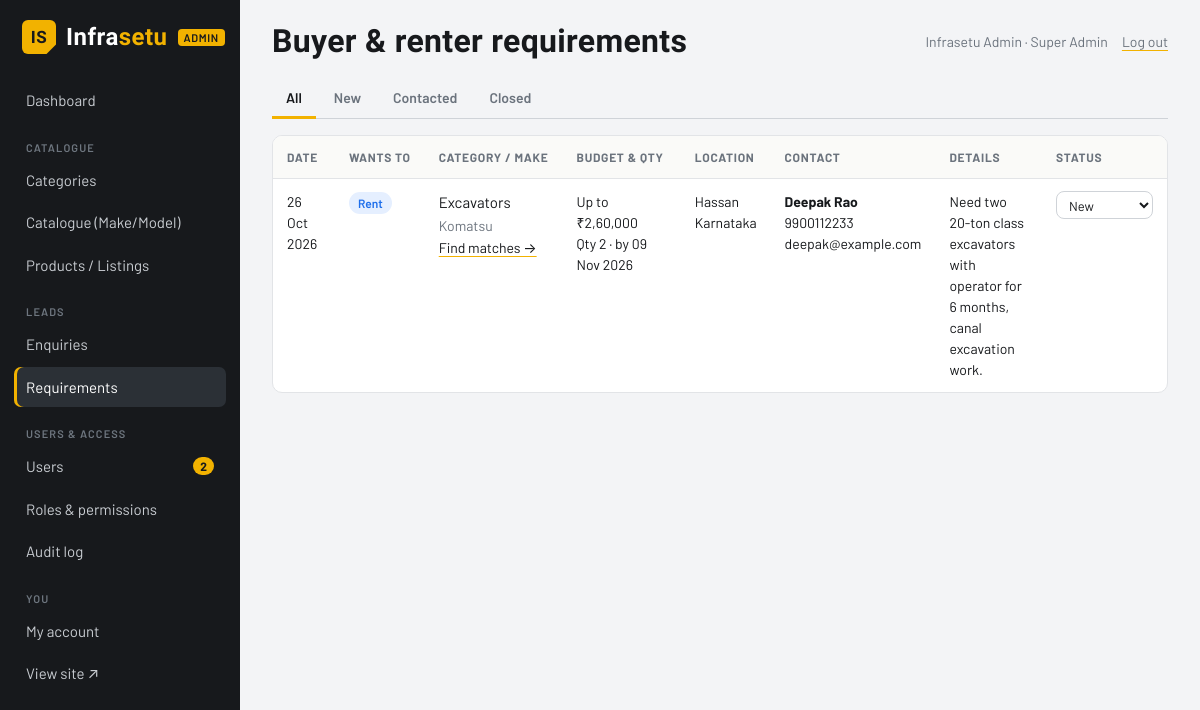
The app's page /admin/requirements (signed in) with its own data.
### models.py (models this page shows, shortened)
class TimestampMixin:
    created_at = db.Column(db.DateTime, default=datetime.utcnow, nullable=False)
    updated_at = db.Column(db.DateTime, default=datetime.utcnow, onupdate=datetime.utcnow, nullable=False)

class User(TimestampMixin, db.Model):
    __tablename__ = "users"
    id = db.Column(db.Integer, primary_key=True)
    name = db.Column(db.String(120), nullable=False)
    email = db.Column(db.String(160), unique=True, nullable=False, index=True)
    phone = db.Column(db.String(20), nullable=False)
    company = db.Column(db.String(160))
    password_hash = db.Column(db.String(255), nullable=False)
    role = db.Column(db.String(20), default="user", nullable=False)
    is_active = db.Column(db.Boolean, default=True, nullable=False)  # False = suspended
    account_type = db.Column(db.String(20), default="buyer", nullable=False, index=True)
    business_type = db.Column(db.String(60))  # buyer / seller sub-type
    state = db.Column(db.String(60))
    city = db.Column(db.String(80))
    gstin = db.Column(db.String(15))
    pan = db.Column(db.String(10))
    verification_status = db.Column(db.String(20), default="not_submitted", nullable=False)
    verification_note = db.Column(db.String(255))
    verified_at = db.Column(db.DateTime)
    verified_by_id = db.Column(db.Integer)
    last_login_at = db.Column(db.DateTime)
    failed_logins = db.Column(db.Integer, default=0, nullable=False)
    locked_until = db.Column(db.DateTime)
    password_changed_at = db.Column(db.DateTime)
    products = db.relationship("Product", back_populates="user", lazy="dynamic")
    roles = db.relationship("Role", secondary="user_roles", back_populates="users", lazy="selectin",
                            order_by="Role.name")
    partner_profile = db.relationship("PartnerProfile", back_populates="user", uselist=False,
                                      cascade="all, delete-orphan")
    @property
    def permissions(self):
        if any(r.slug == "super_admin" for r in self.roles):
            return set(PERMISSIONS)
        return set().union(*(r.codes for r in self.roles)) if self.roles else set()
    def has_permission(self, code):
        return bool(self.is_active) and code in self.permissions

class Requirement(db.Model):
    __tablename__ = "requirements"
    id = db.Column(db.Integer, primary_key=True)
    user_id = db.Column(db.Integer, db.ForeignKey("users.id"))
    intent = db.Column(db.String(10), nullable=False)  # buy | rent
    category_id = db.Column(db.Integer, db.ForeignKey("categories.id"), nullable=False)
    manufacturer = db.Column(db.String(120))
    budget_max = db.Column(db.Numeric(14, 2))
    state = db.Column(db.String(60), nullable=False)
    city = db.Column(db.String(80), nullable=False)
    quantity = db.Column(db.Integer, default=1, nullable=False)
    needed_by = db.Column(db.Date)
    name = db.Column(db.String(120), nullable=False)
    phone = db.Column(db.String(20), nullable=False)
    email = db.Column(db.String(160), nullable=False)
    details = db.Column(db.Text, nullable=False)
    status = db.Column(db.String(20), default="new", nullable=False)
    created_at = db.Column(db.DateTime, default=datetime.utcnow, nullable=False)
    category = db.relationship("Category")
    user = db.relationship("User")

class Category(TimestampMixin, db.Model):
    __tablename__ = "categories"
    id = db.Column(db.Integer, primary_key=True)
    name = db.Column(db.String(120), nullable=False)
    slug = db.Column(db.String(140), unique=True, nullable=False, index=True)
    group = db.Column(db.String(40), nullable=False, default="Commercial Vehicle")
    parent_id = db.Column(db.Integer, db.ForeignKey("categories.id", ondelete="SET NULL"))
    description = db.Column(db.Text)
    usage_unit = db.Column(db.String(10), nullable=False, default="km")  # km | hours
    allow_sell = db.Column(db.Boolean, default=True, nullable=False)
    allow_rent = db.Column(db.Boolean, default=True, nullable=False)
    sort_order = db.Column(db.Integer, default=0, nullable=False)
    is_active = db.Column(db.Boolean, default=True, nullable=False)
    parent = db.relationship("Category", remote_side=[id], backref=db.backref("children", lazy="select"))
    attributes = db.relationship(
        "CategoryAttribute", back_populates="category", cascade="all, delete-orphan",
        order_by="CategoryAttribute.sort_order",
    )
    catalogue_items = db.relationship("Catalogue", back_populates="category", lazy="dynamic")
    products = db.relationship("Product", back_populates="category", lazy="dynamic")
    @property
    def full_name(self):
        return f"{self.parent.name} › {self.name}" if self.parent else self.name

### admin.py (the view)
@bp.route("/requirements")
@permission_required("leads.manage")
def requirements():
    q = Requirement.query
    if request.args.get("status") in ENQUIRY_STATUSES:
        q = q.filter_by(status=request.args["status"])
    return render_template("admin/requirements.html", page=_page(q.order_by(Requirement.created_at.desc())))

### admin.py (called while the page is built)
@bp.before_request
@permission_required("admin.access")
def _guard():
    pass

def _page(q):
    return q.paginate(page=request.args.get("page", 1, type=int),
                       per_page=current_app.config["ADMIN_ITEMS_PER_PAGE"], error_out=False)

### utils.py (called while the page is built)
def load_current_user():
    uid = session.get("user_id")
    g.user = db.session.get(User, uid) if uid else None
    if g.user is not None and not g.user.is_active:
        session.clear()
        g.user = None

def permission_required(*codes):
    def decorator(view):
        @wraps(view)
        def wrapped(*args, **kwargs):
            if g.user is None:
                return redirect(url_for("auth.login", next=request.full_path))
            if not any(g.user.has_permission(c) for c in codes):
                abort(403)
            return view(*args, **kwargs)
        return wrapped
    return decorator

def can(code):
    return bool(g.get("user") is not None and g.user.has_permission(code))

def csrf_token():
    if "_csrf" not in session:
        session["_csrf"] = secrets.token_hex(16)
    return session["_csrf"]

def check_csrf():
    if request.method == "POST":
        token = request.form.get("_csrf") or request.headers.get("X-CSRF-Token")
        if not token or token != session.get("_csrf"):
            abort(400, description="Invalid or missing form token. Please reload the page and try again.")

def inr(value):
    if value is None:
        return "—"
    value = int(Decimal(value))
    s = str(abs(value))
    if len(s) > 3:
        head, tail = s[:-3], s[-3:]
        head = re.sub(r"(\d)(?=(\d{2})+$)", r"\1,", head)
        s = head + "," + tail
    return ("-" if value < 0 else "") + "₹" + s

### templates/admin/requirements.html (shortened to what this page needs)
{% extends "admin/base.html" %}
{% from "_macros.html" import pager %}
{% block heading %}Buyer & renter requirements{% endblock %}
{% block admin_content %}
<nav class="tabs">
  <a href="{{ url_with(status='', page='') }}" class="{{ 'active' if not request.args.get('status') }}">All</a>
  {% for s in ENQUIRY_STATUSES %}<a href="{{ url_with(status=s, page='') }}" class="{{ 'active' if request.args.get('status') == s }}">{{ s|capitalize }}</a>{% endfor %}
</nav>
<div class="table-wrap">
<table class="table">
  <thead><tr><th>Date</th><th>Wants to</th><th>Category / make</th><th>Budget & qty</th><th>Location</th><th>Contact</th><th>Details</th><th>Status</th></tr></thead>
  <tbody>
  {% for r in page.items %}
    <tr>
      <td class="small">{{ r.created_at|dt }}</td>
      <td><span class="badge badge-{{ r.intent }}">{{ r.intent }}</span></td>
      <td>{{ r.category.full_name }}<br><span class="small muted">{{ r.manufacturer or 'Any make' }}</span>
        <br><a class="small" href="{{ url_for('admin.products', category=r.category_id, type='sell' if r.intent == 'buy' else 'rent', status='approved') }}">Find matches →</a></td>
      <td class="small">Up to {{ r.budget_max|inr }}<br>Qty {{ r.quantity }} · by {{ r.needed_by|dt }}</td>
      <td class="small">{{ r.city }}<br>{{ r.state }}</td>
      <td class="small"><b>{{ r.name }}</b><br>{{ r.phone }}<br>{{ r.email }}</td>
      <td class="small" style="max-width:260px">{{ r.details }}</td>
      <td><form method="post" action="{{ url_for('admin.requirement_status', rid=r.id) }}" class="inline-form">
        <select name="status" onchange="this.form.submit()">{% for s in ENQUIRY_STATUSES %}<option value="{{ s }}" {% if r.status == s %}selected{% endif %}>{{ s|capitalize }}</option>{% endfor %}</select></form></td>
    </tr>
  {% else %}<tr><td colspan="8" class="muted">No requirements posted.</td></tr>{% endfor %}
  </tbody>
</table>
</div>
{% endblock %}

### templates/admin/base.html (shortened to what this page needs)
{% extends "base.html" %}
{% block body_class %}admin{% endblock %}
{% block content %}
{% set ep = request.endpoint or '' %}
<div class="admin-shell">
  <aside class="admin-side">
    <a class="brand" href="{{ url_for('admin.dashboard') }}"><span class="brand-mark">IS</span> <span>Infra<b>setu</b></span> <small>ADMIN</small></a>
    <nav class="admin-nav">
      {% if can('dashboard.view') %}<a href="{{ url_for('admin.dashboard') }}" class="{{ 'active' if ep == 'admin.dashboard' }}">Dashboard</a>{% endif %}
      {% if can('catalogue.manage') or can('products.view') %}<h5>Catalogue</h5>{% endif %}
      {% if can('catalogue.manage') %}
      <a href="{{ url_for('admin.categories') }}" class="{{ 'active' if 'category' in ep or 'categories' in ep or 'attribute' in ep }}">Categories</a>
      <a href="{{ url_for('admin.catalogue') }}" class="{{ 'active' if 'catalogue' in ep }}">Catalogue (Make/Model)</a>
      {% endif %}
      {% if can('products.view') %}<a href="{{ url_for('admin.products') }}" class="{{ 'active' if 'product' in ep }}">Products / Listings</a>{% endif %}
      {% if can('leads.manage') %}
      <h5>Leads</h5>
      <a href="{{ url_for('admin.enquiries') }}" class="{{ 'active' if 'enquir' in ep }}">Enquiries</a>
      <a href="{{ url_for('admin.requirements') }}" class="{{ 'active' if 'requirement' in ep }}">Requirements</a>
      {% endif %}
      {% if can('users.view') or can('roles.manage') or can('audit.view') %}<h5>Users &amp; access</h5>{% endif %}
      {% if can('users.view') %}<a href="{{ url_for('admin.users') }}" class="{{ 'active' if 'user' in ep }}">Users{% if admin_kyc_pending %} <span class="count" title="KYC waiting">{{ admin_kyc_pending }}</span>{% endif %}</a>{% endif %}
      {% if can('roles.manage') %}<a href="{{ url_for('admin.roles') }}" class="{{ 'active' if 'role' in ep }}">Roles &amp; permissions</a>{% endif %}
      {% if can('audit.view') %}<a href="{{ url_for('admin.audit') }}" class="{{ 'active' if ep == 'admin.audit' }}">Audit log</a>{% endif %}
      <h5>You</h5>
      <a href="{{ url_for('auth.account') }}">My account</a>
      <a href="{{ url_for('public.home') }}" target="_blank">View site ↗</a>
    </nav>
  </aside>
  <div class="admin-main">
    <div class="admin-top">
      <h1>{% block heading %}{{ self.admin_title() }}{% endblock %}</h1>
      <div class="who">
        <span title="{{ g.user.roles|map(attribute='name')|join(', ') }}">{{ g.user.name }} · <span class="muted">{{ g.user.roles|selectattr('is_staff')|map(attribute='name')|join(', ') }}</span></span>
        <form method="post" action="{{ url_for('auth.logout') }}" class="inline"><input type="hidden" name="_csrf" value="{{ csrf_token() }}"><button class="link-btn">Log out</button></form>
      </div>
    </div>
    {% block admin_content %}{% endblock %}
  </div>
</div>
{% endblock %}

### records on screen
User: user.name "Infrasetu Admin"
Requirement: created_at|dt "26 Oct 2026", intent "Rent", category.full_name "Excavators", manufacturer "Komatsu", budget_max|inr "₹2,60,000", quantity "2", needed_by|dt "09 Nov 2026", city "Hassan", state "Karnataka", name "Deepak Rao", phone "9900112233", email "deepak@example.com", details "Need two 20-ton class excavators with operator for 6 months, canal excavation work.", status "New"

### other values on screen
{{ admin_kyc_pending }} "2"
{{ g.user.roles|selectattr('is_staff')|map(attribute='name')|join(', ') }} "Super Admin"
{{ s|capitalize }} "New" "Contacted" "Closed"
